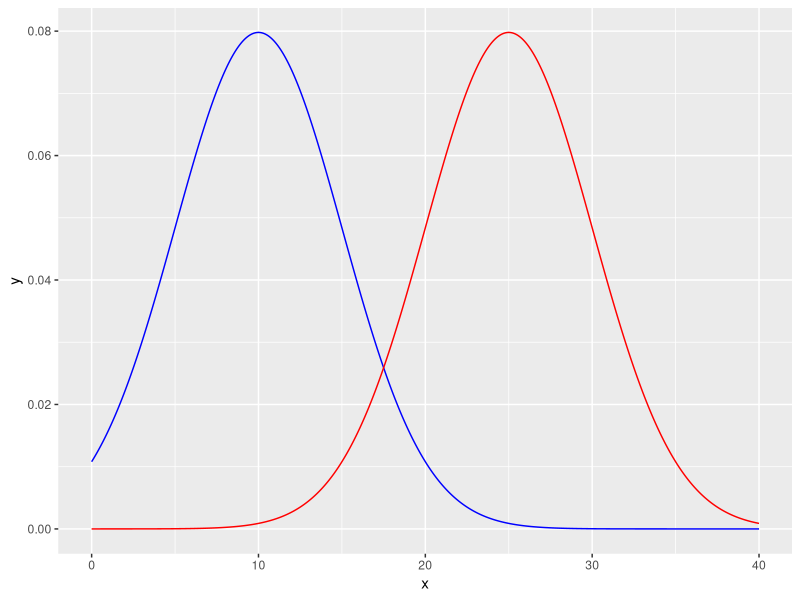
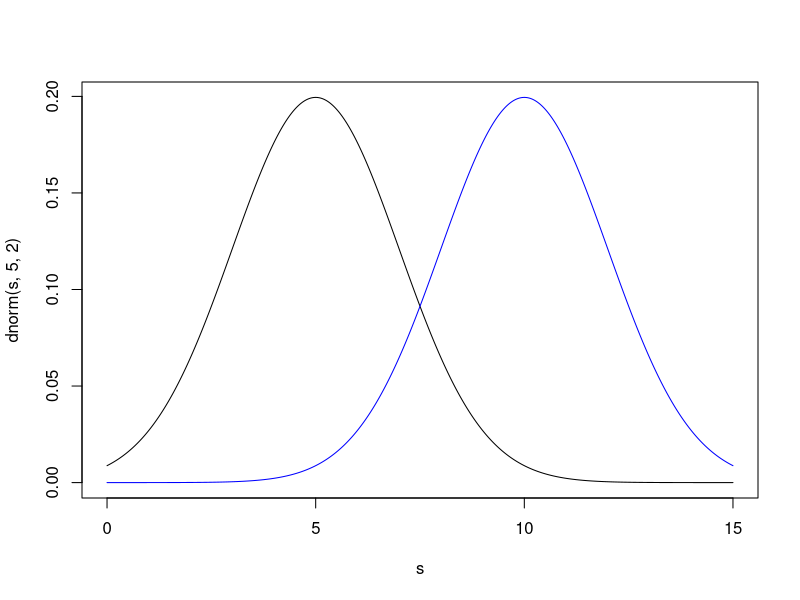

The R script that drew these images, in order:
library(ggplot2)
#draw two normal distribution graph


x=seq(0,40,0.01)
normal1 <- data.frame(x, dnorm(x,mean=10,sd=5))

normal2 <- data.frame(x, dnorm(x,mean=25,sd=5))
cols = c("x","y")
colnames(normal1) = cols
colnames(normal2) = cols

p = ggplot() + 
  geom_line(data = normal1, aes(x = x, y = y), color = "blue") +
  geom_line(data = normal2, aes(x = x, y = y), color = "red") +
  xlab('x') +
  ylab('y')

print(p)


s <- seq(0,15,0.01)
plot(s, dnorm(s,5, 2), type="l")
lines(s, dnorm(s,10, 2), col="blue")
